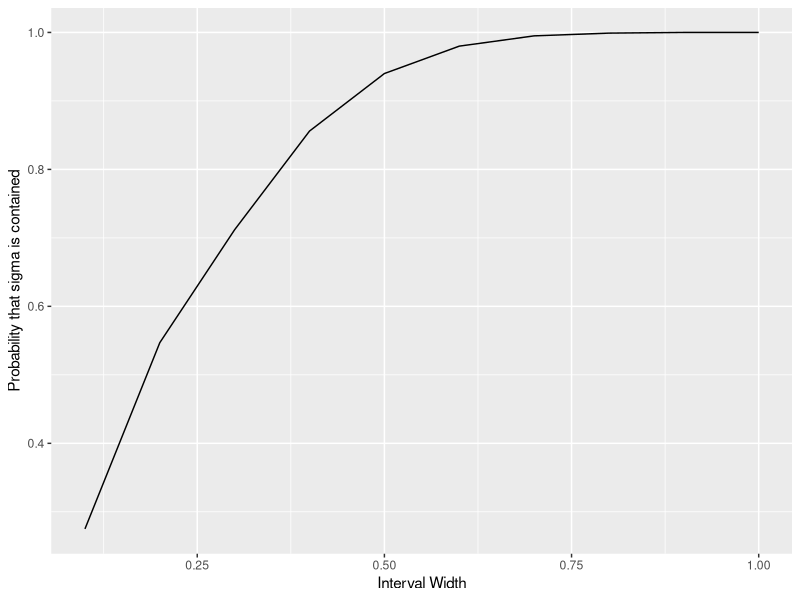
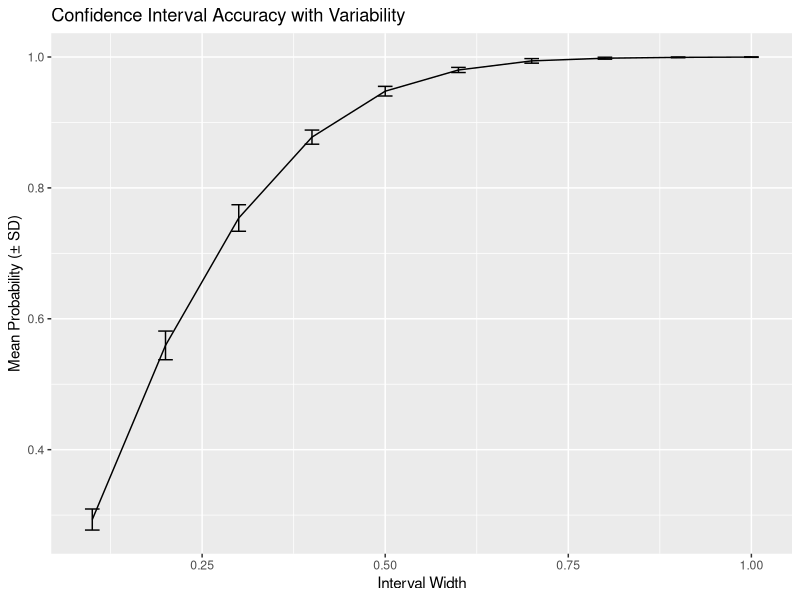

The R script that drew these images, in order:
## ---- chunk 1
library(ggplot2)
## ---- chunk 2
# Function to simulate confidence intervals for standard deviation
simulate_confidence_intervals <- function(
    sample_size, n_repeats, interval_widths, population_mean = 2.5,
    population_sd = 1.0) {

  # Initialize storage for results
  n_interval_widths <- length(interval_widths)
  sigma_contained <- rep(0, n_interval_widths)

  # Run Monte Carlo simulations
  for (replicate in 1:n_repeats) {
    # Generate sample data
    x <- rnorm(sample_size, mean = population_mean, sd = population_sd)

    # Compute sample standard deviation
    sample_sd <- sd(x)

    # Test each interval width
    for (j in 1:n_interval_widths) {
      # Check if interval contains the true standard deviation
      lower_bound <- sample_sd - 0.5 * interval_widths[j]
      upper_bound <- sample_sd + 0.5 * interval_widths[j]

      if ((population_sd > lower_bound) && (population_sd < upper_bound)) {
        sigma_contained[j] <- sigma_contained[j] + 1
      }
    }
  }

  # Calculate probabilities
  probabilities <- sigma_contained / n_repeats

  return(list(
    interval_widths = interval_widths,
    probabilities = probabilities,
    counts = sigma_contained
  ))
}

# Function to analyze confidence interval accuracy with multiple runs
analyze_ci_accuracy <- function(sample_size, n_repeats, interval_widths,
                               n_runs = 10, population_mean = 2.5, population_sd = 1.0) {

  # Storage for results from multiple runs
  all_probabilities <- matrix(0, nrow = n_runs, ncol = length(interval_widths))

  # Run the simulation multiple times to assess variability
  for (run in 1:n_runs) {
    result <- simulate_confidence_intervals(sample_size, n_repeats, interval_widths,
                                          population_mean, population_sd)
    all_probabilities[run, ] <- result$probabilities
  }

  # Calculate mean and standard deviation for each interval width
  mean_accuracy <- colMeans(all_probabilities)
  sd_accuracy <- apply(all_probabilities, 2, sd)

  return(list(
    interval_widths = interval_widths,
    mean_accuracy = mean_accuracy,
    sd_accuracy = sd_accuracy,
    all_probabilities = all_probabilities
  ))
}
## ---- chunk 3
## Define parameters
n <- 30                              # sample size
mu <- 2.5                           # population mean
sigma <- 1.0                        # population standard deviation
nreps <- 1000                       # number of Monte Carlo simulation runs
interval_width <- seq(0.1, 1.0, 0.1) # interval widths to test

# Run the simulation
results <- simulate_confidence_intervals(
  sample_size = n,
  n_repeats = nreps,
  interval_widths = interval_width,
  population_mean = mu,
  population_sd = sigma
)

probability_var_contained <- results$probabilities

# create a data frame containing the variables we wish to plot
df <- data.frame(interval_width = results$interval_widths,
        probability_var_contained = probability_var_contained)

# initialise the ggplot
plt <- ggplot(df, aes(x = interval_width, y = probability_var_contained))
# create a line plot
plt <- plt + geom_line()
# add a horizontal axis label
plt <- plt + xlab("Interval Width")
# create a vertical axis label
plt <- plt + ylab("Probability that sigma is contained")

# plot to screen
print(plt)

print(df)
## ---- chunk 4
# Analyze accuracy with multiple runs
accuracy_results <- analyze_ci_accuracy(
  sample_size = n,
  n_repeats = nreps,
  interval_widths = interval_width,
  n_runs = 10,
  population_mean = mu,
  population_sd = sigma
)

# Create summary table
summary_df <- data.frame(
  interval_width = accuracy_results$interval_widths,
  mean_accuracy = accuracy_results$mean_accuracy,
  sd_accuracy = accuracy_results$sd_accuracy
)

print("Summary of Confidence Interval Accuracy:")
print(summary_df)

# Plot mean accuracy with error bars
plt_accuracy <- ggplot(summary_df, aes(x = interval_width, y = mean_accuracy))
plt_accuracy <- plt_accuracy + geom_line()
plt_accuracy <- plt_accuracy + geom_errorbar(aes(ymin = mean_accuracy - sd_accuracy,
                                               ymax = mean_accuracy + sd_accuracy),
                                           width = 0.02)
plt_accuracy <- plt_accuracy + xlab("Interval Width")
plt_accuracy <- plt_accuracy + ylab("Mean Probability (± SD)")
plt_accuracy <- plt_accuracy + ggtitle("Confidence Interval Accuracy with Variability")

print(plt_accuracy)
